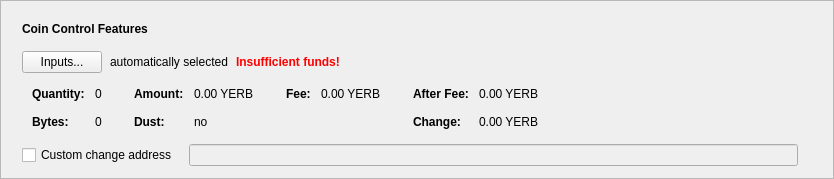
      <widget class="QFrame" name="frameCoinControl">
       <property name="sizePolicy">
        <sizepolicy hsizetype="Expanding" vsizetype="Fixed">
         <horstretch>0</horstretch>
         <verstretch>0</verstretch>
        </sizepolicy>
       </property>
       <property name="frameShape">
        <enum>QFrame::StyledPanel</enum>
       </property>
       <property name="frameShadow">
        <enum>QFrame::Raised</enum>
       </property>
       <layout class="QVBoxLayout" name="verticalLayout_2">
        <item>
         <layout class="QVBoxLayout" name="verticalLayoutCoinControl" stretch="0,0,0,0,0">
          <property name="spacing">
           <number>0</number>
          </property>
          <property name="sizeConstraint">
           <enum>QLayout::SetDefaultConstraint</enum>
          </property>
          <property name="leftMargin">
           <number>10</number>
          </property>
          <property name="topMargin">
           <number>10</number>
          </property>
          <item>
           <layout class="QHBoxLayout" name="horizontalLayoutCoinControl1">
            <property name="bottomMargin">
             <number>15</number>
            </property>
            <item>
             <widget class="QLabel" name="labelCoinControlFeatures">
              <property name="sizePolicy">
               <sizepolicy hsizetype="Preferred" vsizetype="Maximum">
                <horstretch>0</horstretch>
                <verstretch>0</verstretch>
               </sizepolicy>
              </property>
              <property name="font">
               <font>
                <weight>75</weight>
                <bold>true</bold>
               </font>
              </property>
              <property name="styleSheet">
               <string notr="true">font-weight:bold;</string>
              </property>
              <property name="text">
               <string>Coin Control Features</string>
              </property>
             </widget>
            </item>
           </layout>
          </item>
          <item>
           <layout class="QHBoxLayout" name="horizontalLayoutCoinControl2" stretch="0,0,0,0">
            <property name="spacing">
             <number>8</number>
            </property>
            <property name="bottomMargin">
             <number>10</number>
            </property>
            <item>
             <widget class="QPushButton" name="pushButtonCoinControl">
              <property name="styleSheet">
               <string notr="true"/>
              </property>
              <property name="text">
               <string>Inputs...</string>
              </property>
              <property name="autoDefault">
               <bool>false</bool>
              </property>
             </widget>
            </item>
            <item>
             <widget class="QLabel" name="labelCoinControlAutomaticallySelected">
              <property name="text">
               <string>automatically selected</string>
              </property>
              <property name="margin">
               <number>5</number>
              </property>
             </widget>
            </item>
            <item>
             <widget class="QLabel" name="labelCoinControlInsuffFunds">
              <property name="font">
               <font>
                <weight>75</weight>
                <bold>true</bold>
               </font>
              </property>
              <property name="styleSheet">
               <string notr="true">color:red;font-weight:bold;</string>
              </property>
              <property name="text">
               <string>Insufficient funds!</string>
              </property>
              <property name="margin">
               <number>5</number>
              </property>
             </widget>
            </item>
            <item>
             <spacer name="horizontalSpacerCoinControl">
              <property name="orientation">
               <enum>Qt::Horizontal</enum>
              </property>
              <property name="sizeHint" stdset="0">
               <size>
                <width>40</width>
                <height>1</height>
               </size>
              </property>
             </spacer>
            </item>
           </layout>
          </item>
          <item>
           <widget class="QWidget" name="widgetCoinControl" native="true">
            <property name="sizePolicy">
             <sizepolicy hsizetype="Preferred" vsizetype="Preferred">
              <horstretch>0</horstretch>
              <verstretch>0</verstretch>
             </sizepolicy>
            </property>
            <property name="minimumSize">
             <size>
              <width>0</width>
              <height>0</height>
             </size>
            </property>
            <property name="styleSheet">
             <string notr="true"/>
            </property>
            <layout class="QHBoxLayout" name="horizontalLayoutCoinControl5">
             <property name="leftMargin">
              <number>0</number>
             </property>
             <property name="topMargin">
              <number>0</number>
             </property>
             <property name="rightMargin">
              <number>0</number>
             </property>
             <property name="bottomMargin">
              <number>0</number>
             </property>
             <item>
              <layout class="QHBoxLayout" name="horizontalLayoutCoinControl3" stretch="0,0,0,1">
               <property name="spacing">
                <number>20</number>
               </property>
               <property name="topMargin">
                <number>0</number>
               </property>
               <property name="bottomMargin">
                <number>10</number>
               </property>
               <item>
                <layout class="QFormLayout" name="formLayoutCoinControl1">
                 <property name="horizontalSpacing">
                  <number>10</number>
                 </property>
                 <property name="verticalSpacing">
                  <number>14</number>
                 </property>
                 <property name="leftMargin">
                  <number>10</number>
                 </property>
                 <property name="topMargin">
                  <number>4</number>
                 </property>
                 <property name="rightMargin">
                  <number>6</number>
                 </property>
                 <item row="0" column="0">
                  <widget class="QLabel" name="labelCoinControlQuantityText">
                   <property name="font">
                    <font>
                     <weight>75</weight>
                     <bold>true</bold>
                    </font>
                   </property>
                   <property name="text">
                    <string>Quantity:</string>
                   </property>
                   <property name="margin">
                    <number>0</number>
                   </property>
                  </widget>
                 </item>
                 <item row="0" column="1">
                  <widget class="QLabel" name="labelCoinControlQuantity">
                   <property name="cursor">
                    <cursorShape>IBeamCursor</cursorShape>
                   </property>
                   <property name="contextMenuPolicy">
                    <enum>Qt::ActionsContextMenu</enum>
                   </property>
                   <property name="text">
                    <string notr="true">0</string>
                   </property>
                   <property name="margin">
                    <number>0</number>
                   </property>
                   <property name="textInteractionFlags">
                    <set>Qt::LinksAccessibleByMouse|Qt::TextSelectableByKeyboard|Qt::TextSelectableByMouse</set>
                   </property>
                  </widget>
                 </item>
                 <item row="1" column="0">
                  <widget class="QLabel" name="labelCoinControlBytesText">
                   <property name="font">
                    <font>
                     <weight>75</weight>
                     <bold>true</bold>
                    </font>
                   </property>
                   <property name="text">
                    <string>Bytes:</string>
                   </property>
                  </widget>
                 </item>
                 <item row="1" column="1">
                  <widget class="QLabel" name="labelCoinControlBytes">
                   <property name="cursor">
                    <cursorShape>IBeamCursor</cursorShape>
                   </property>
                   <property name="contextMenuPolicy">
                    <enum>Qt::ActionsContextMenu</enum>
                   </property>
                   <property name="text">
                    <string notr="true">0</string>
                   </property>
                   <property name="textInteractionFlags">
                    <set>Qt::LinksAccessibleByMouse|Qt::TextSelectableByKeyboard|Qt::TextSelectableByMouse</set>
                   </property>
                  </widget>
                 </item>
                </layout>
               </item>
               <item>
                <layout class="QFormLayout" name="formLayoutCoinControl2">
                 <property name="horizontalSpacing">
                  <number>10</number>
                 </property>
                 <property name="verticalSpacing">
                  <number>14</number>
                 </property>
                 <property name="leftMargin">
                  <number>6</number>
                 </property>
                 <property name="topMargin">
                  <number>4</number>
                 </property>
                 <property name="rightMargin">
                  <number>6</number>
                 </property>
                 <item row="0" column="0">
                  <widget class="QLabel" name="labelCoinControlAmountText">
                   <property name="font">
                    <font>
                     <weight>75</weight>
                     <bold>true</bold>
                    </font>
                   </property>
                   <property name="text">
                    <string>Amount:</string>
                   </property>
                   <property name="margin">
                    <number>0</number>
                   </property>
                  </widget>
                 </item>
                 <item row="0" column="1">
                  <widget class="QLabel" name="labelCoinControlAmount">
                   <property name="cursor">
                    <cursorShape>IBeamCursor</cursorShape>
                   </property>
                   <property name="contextMenuPolicy">
                    <enum>Qt::ActionsContextMenu</enum>
                   </property>
                   <property name="text">
                    <string notr="true">0.00 YERB</string>
                   </property>
                   <property name="textInteractionFlags">
                    <set>Qt::LinksAccessibleByMouse|Qt::TextSelectableByKeyboard|Qt::TextSelectableByMouse</set>
                   </property>
                  </widget>
                 </item>
                 <item row="1" column="0">
                  <widget class="QLabel" name="labelCoinControlLowOutputText">
                   <property name="font">
                    <font>
                     <weight>75</weight>
                     <bold>true</bold>
                    </font>
                   </property>
                   <property name="text">
                    <string>Dust:</string>
                   </property>
                  </widget>
                 </item>
                 <item row="1" column="1">
                  <widget class="QLabel" name="labelCoinControlLowOutput">
                   <property name="cursor">
                    <cursorShape>IBeamCursor</cursorShape>
                   </property>
                   <property name="contextMenuPolicy">
                    <enum>Qt::ActionsContextMenu</enum>
                   </property>
                   <property name="text">
                    <string notr="true">no</string>
                   </property>
                   <property name="textInteractionFlags">
                    <set>Qt::LinksAccessibleByMouse|Qt::TextSelectableByKeyboard|Qt::TextSelectableByMouse</set>
                   </property>
                  </widget>
                 </item>
                </layout>
               </item>
               <item>
                <layout class="QFormLayout" name="formLayoutCoinControl3">
                 <property name="horizontalSpacing">
                  <number>10</number>
                 </property>
                 <property name="verticalSpacing">
                  <number>14</number>
                 </property>
                 <property name="leftMargin">
                  <number>6</number>
                 </property>
                 <property name="topMargin">
                  <number>4</number>
                 </property>
                 <property name="rightMargin">
                  <number>6</number>
                 </property>
                 <item row="0" column="0">
                  <widget class="QLabel" name="labelCoinControlFeeText">
                   <property name="font">
                    <font>
                     <weight>75</weight>
                     <bold>true</bold>
                    </font>
                   </property>
                   <property name="text">
                    <string>Fee:</string>
                   </property>
                   <property name="margin">
                    <number>0</number>
                   </property>
                  </widget>
                 </item>
                 <item row="0" column="1">
                  <widget class="QLabel" name="labelCoinControlFee">
                   <property name="cursor">
                    <cursorShape>IBeamCursor</cursorShape>
                   </property>
                   <property name="contextMenuPolicy">
                    <enum>Qt::ActionsContextMenu</enum>
                   </property>
                   <property name="text">
                    <string notr="true">0.00 YERB</string>
                   </property>
                   <property name="textInteractionFlags">
                    <set>Qt::LinksAccessibleByMouse|Qt::TextSelectableByKeyboard|Qt::TextSelectableByMouse</set>
                   </property>
                  </widget>
                 </item>
                </layout>
               </item>
               <item>
                <layout class="QFormLayout" name="formLayoutCoinControl4">
                 <property name="horizontalSpacing">
                  <number>10</number>
                 </property>
                 <property name="verticalSpacing">
                  <number>14</number>
                 </property>
                 <property name="leftMargin">
                  <number>6</number>
                 </property>
                 <property name="topMargin">
                  <number>4</number>
                 </property>
                 <property name="rightMargin">
                  <number>6</number>
                 </property>
                 <item row="0" column="0">
                  <widget class="QLabel" name="labelCoinControlAfterFeeText">
                   <property name="font">
                    <font>
                     <weight>75</weight>
                     <bold>true</bold>
                    </font>
                   </property>
                   <property name="text">
                    <string>After Fee:</string>
                   </property>
                   <property name="margin">
                    <number>0</number>
                   </property>
                  </widget>
                 </item>
                 <item row="0" column="1">
                  <widget class="QLabel" name="labelCoinControlAfterFee">
                   <property name="cursor">
                    <cursorShape>IBeamCursor</cursorShape>
                   </property>
                   <property name="contextMenuPolicy">
                    <enum>Qt::ActionsContextMenu</enum>
                   </property>
                   <property name="text">
                    <string notr="true">0.00 YERB</string>
                   </property>
                   <property name="textInteractionFlags">
                    <set>Qt::LinksAccessibleByMouse|Qt::TextSelectableByKeyboard|Qt::TextSelectableByMouse</set>
                   </property>
                  </widget>
                 </item>
                 <item row="1" column="0">
                  <widget class="QLabel" name="labelCoinControlChangeText">
                   <property name="font">
                    <font>
                     <weight>75</weight>
                     <bold>true</bold>
                    </font>
                   </property>
                   <property name="text">
                    <string>Change:</string>
                   </property>
                  </widget>
                 </item>
                 <item row="1" column="1">
                  <widget class="QLabel" name="labelCoinControlChange">
                   <property name="cursor">
                    <cursorShape>IBeamCursor</cursorShape>
                   </property>
                   <property name="contextMenuPolicy">
                    <enum>Qt::ActionsContextMenu</enum>
                   </property>
                   <property name="text">
                    <string notr="true">0.00 YERB</string>
                   </property>
                   <property name="textInteractionFlags">
                    <set>Qt::LinksAccessibleByMouse|Qt::TextSelectableByKeyboard|Qt::TextSelectableByMouse</set>
                   </property>
                  </widget>
                 </item>
                </layout>
               </item>
              </layout>
             </item>
            </layout>
           </widget>
          </item>
          <item>
           <layout class="QHBoxLayout" name="horizontalLayoutCoinControl4" stretch="0,0,0">
            <property name="spacing">
             <number>12</number>
            </property>
            <property name="sizeConstraint">
             <enum>QLayout::SetDefaultConstraint</enum>
            </property>
            <property name="topMargin">
             <number>5</number>
            </property>
            <property name="rightMargin">
             <number>5</number>
            </property>
            <item>
             <widget class="QCheckBox" name="checkBoxCoinControlChange">
              <property name="toolTip">
               <string>If this is activated, but the change address is empty or invalid, change will be sent to a newly generated address.</string>
              </property>
              <property name="text">
               <string>Custom change address</string>
              </property>
             </widget>
            </item>
            <item>
             <widget class="QValidatedLineEdit" name="lineEditCoinControlChange">
              <property name="enabled">
               <bool>false</bool>
              </property>
              <property name="sizePolicy">
               <sizepolicy hsizetype="Expanding" vsizetype="Fixed">
                <horstretch>0</horstretch>
                <verstretch>0</verstretch>
               </sizepolicy>
              </property>
             </widget>
            </item>
            <item>
             <widget class="QLabel" name="labelCoinControlChangeLabel">
              <property name="sizePolicy">
               <sizepolicy hsizetype="Preferred" vsizetype="Expanding">
                <horstretch>0</horstretch>
                <verstretch>0</verstretch>
               </sizepolicy>
              </property>
              <property name="minimumSize">
               <size>
                <width>0</width>
                <height>0</height>
               </size>
              </property>
              <property name="text">
               <string/>
              </property>
              <property name="margin">
               <number>3</number>
              </property>
             </widget>
            </item>
           </layout>
          </item>
          <item>
           <spacer name="verticalSpacerCoinControl">
            <property name="orientation">
             <enum>Qt::Vertical</enum>
            </property>
            <property name="sizeType">
             <enum>QSizePolicy::Expanding</enum>
            </property>
            <property name="sizeHint" stdset="0">
             <size>
              <width>800</width>
              <height>1</height>
             </size>
            </property>
           </spacer>
          </item>
         </layout>
        </item>
       </layout>
      </widget>
